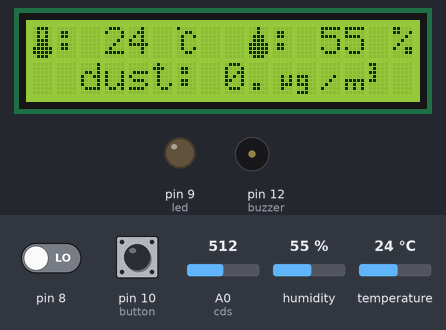
The sketch below on a simulated Arduino Uno, built with avr-gcc and run on an emulated ATmega328P. On the bench: 16×2 character LCD, output pins drawn as LEDs (lit = HIGH), buzzer (waves = sounding). The test bench sets the inputs (shaded band); at power-on: A0 (cds) = 512, pin 10 (button) LOW, humidity 55 %, temperature 24 °C, pin 8 LOW. What the sketch prints to the serial monitor is not drawn.

Above: at 2.1 s.
2.2 s: A0 (cds) set to 467
4.1 s: A0 (cds) set to 437
At 5.3 s:
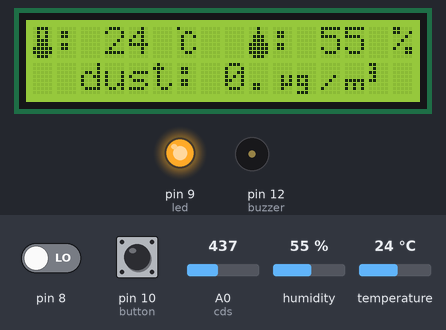
6.0 s: pin 10 (button) pulled HIGH for 1.65 s
At 8.2 s:
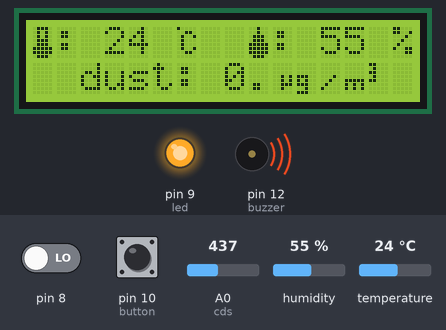
10.0 s: humidity set to 22 %
At 13.5 s:
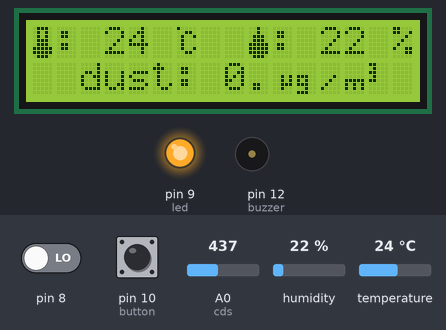
19.2 s: temperature set to 12 °C
At 21.4 s:
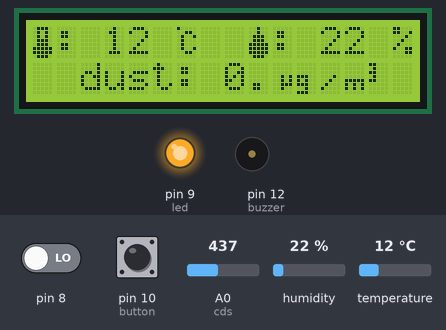
Timing chart, 0 to 22.9 s (numbered marks = the images above; inputs shaded):
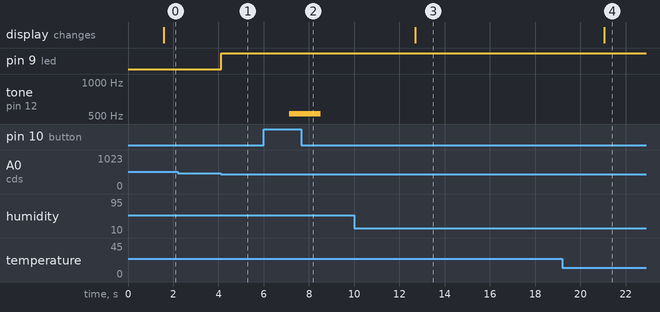

The sketch:

smartPole2Lab.ino
```cpp
//온습도센서 라이브러리
#include <DFRobot_DHT11.h>
DFRobot_DHT11 DHT;
#define DHT11_PIN A1

// LCD 라이브러리
#include <LiquidCrystal_I2C.h>
#include <Wire.h>
// 0x27 I2C 주소를 가지고 있는 16x2 LCD객체를 생성합니다.(I2C 주소는 LCD에 맞게 수정)
LiquidCrystal_I2C lcd(0x27, 16, 2);
//특수문자 라이브러리
#include <LiquidCrystal.h>

//먼지량 측정 변수
unsigned long pulse=0;
float ugm3=0;

//가로등 기능 변수
int cds = A0; //A0핀-조도센서
int led = 9; //~9핀-LED

//비상벨 변수
int buzzer=12;
int button=10;
int btnState=0;
int numTones = 7;
int tones[] = {261, 294, 330, 349, 392, 440, 494, 523};

//먼지량 측정 함수
float pulse2ugm3(unsigned long pulse){
  float value=(pulse-1400)/14.0;
  if(value>300){ //값이 300보다 크면(이상값의 경우)
    value=0; //값을 0으로 설정(예외처리)
  }
  return value; //측정 먼지량 반환
}

//온도계기호
byte SpecialChar1[8] = {
        B01110,
        B01010,
        B01010,
        B01110,
        B01110,
        B11111,
        B11111,
        B01110
};

//섭씨문자
byte SpecialChar2[8] = {
        B10000,
        B00110,
        B01001,
        B01000,
        B01000,
        B01001,
        B00110,
        B00000
};

//습도기호
byte SpecialChar3[8] = {
        B00100,
        B00100,
        B01110,
        B01110,
        B11111,
        B11111,
        B11111,
        B01110
};


//먼지단위기호
byte SpecialChar4[8]={
  		B00000,
        B00000,
        B00000,
        B00101,
        B00101,
        B00111,
        B00100,
  		B00000
};
byte SpecialChar5[8]={
        B00000,
        B00000,
        B00000,
        B11100,
        B10100,
        B11100,
        B00100,
        B11100
};
byte SpecialChar6[8]={
   		B00000,
        B00000,
        B00000,
        B00010,
        B00100,
        B01000,
        B10000,
        B00000
};
byte SpecialChar7[8]={
  		B00000,
        B00000,
        B00000,
        B00000,
        B11111,
        B10101,
        B10101,
  		B00000
};
byte SpecialChar8[8]={
        B11000,
        B01000,
        B11000,
        B01000,
        B11000,
        B00000,
        B00000,
        B00000
};


void setup() {
  //먼지측정
  pinMode(8,INPUT); //8번포트-먼지센서(입력)
  Serial.begin(9600);

  //가로등
  pinMode(9,OUTPUT); //9번포트-LED(출력)

  //비상벨
  pinMode(buzzer,OUTPUT);
  pinMode(button,INPUT);

  //lcd 출력
  lcd.init(); // I2C LCD를 초기화
  lcd.backlight(); // I2C LCD의 백라이트를 켜줌

  //특수문자 저장
  lcd.createChar(1,SpecialChar1);
  lcd.createChar(2,SpecialChar2);
  lcd.createChar(3,SpecialChar3);

  lcd.createChar(4,SpecialChar4);
  lcd.createChar(5,SpecialChar5);
  lcd.createChar(6,SpecialChar6);
  lcd.createChar(7,SpecialChar7);
  lcd.createChar(8,SpecialChar8);

  lcd.begin(16,2);
}

void loop() {
  //비상벨 기능
  btnState=digitalRead(button);
  if(btnState==1){
    //digitalWrite(buzzer,HIGH);
    tone(buzzer, tones[numTones]);
  }
  else{
    //digitalWrite(buzzer,LOW);
    noTone(buzzer);
  }
  delay(10);

  DHT.read(DHT11_PIN); //A1번 포트-온습도센서

  //온습도 측정
  Serial.print("hum: ");
  Serial.print(DHT.humidity);
  Serial.println("%");
  Serial.print("tmp: ");
  Serial.print(DHT.temperature);
  Serial.println("*C");
  delay(1000);

  //먼지량 측정
  pulse=pulseIn(8,LOW,20000);
  ugm3=pulse2ugm3(pulse);
  Serial.print("dust: ");
  Serial.print(ugm3,2);
  Serial.println(" ug/m3");
  delay(100);

  // 조도센서로 부터 밝기 값 측정
	// 조도센서로 부터 입력되어지는 전압의 크기 (0~5V)에 따라 0~1023 범위의 값으로 변환되어 반환
	int cdsValue = analogRead(cds);
	Serial.print("cds =  ");
	Serial.println(cdsValue);

  //가로등 기능
  if (cdsValue < 450) { //밝기 값이 해당 수치보다 작으면
		digitalWrite(led, HIGH); //LED를 키고
	}
	else { //밝기 값이 해당 수치보다 크면
		digitalWrite(led, LOW); //LED를 끈다
	}
	delay(200);

  //LCD 출력
  lcd.setCursor(0,0);// 0번째 줄 0번째 셀부터 입력하게 합니다.
  lcd.write(byte(1));
  lcd.print(": ");
  lcd.print(DHT.temperature);
  lcd.setCursor(6,0);
  lcd.write(byte(2));

  lcd.setCursor(9,0);
  lcd.write(byte(3));
  lcd.print(": ");
  lcd.print(DHT.humidity);
  lcd.print(" %");

  lcd.setCursor(2,1);
  lcd.print("dust");
  lcd.print(": ");
  lcd.print(ugm3,2);

  lcd.setCursor(10,1);
  lcd.write(byte(4));
  lcd.setCursor(11,1);
  lcd.write(byte(5));
  lcd.setCursor(12,1);
  lcd.write(byte(6));

  lcd.setCursor(13,1);
  lcd.write(byte(7));
  lcd.setCursor(14,1);
  lcd.write(byte(8));

  //exit(0);
}
```

Measured:
- the behaviour switches between 450 and 449 on A0 (cds) (found by bisection; images 0 and 1)
- after the input at 2.2 s, every drawn part: stays the same
- after the input at 4.1 s, pin 9 (led): LOW → HIGH at once
- after the input at 6.0 s, tone on pin 12 (buzzer): silent → 523 Hz after 1.1 s, → silent 1.4 s later
- after the input at 10.0 s, the display: changes after 2.7 s (image 3)
- after the input at 19.2 s, the display: changes after 1.8 s (image 4)
